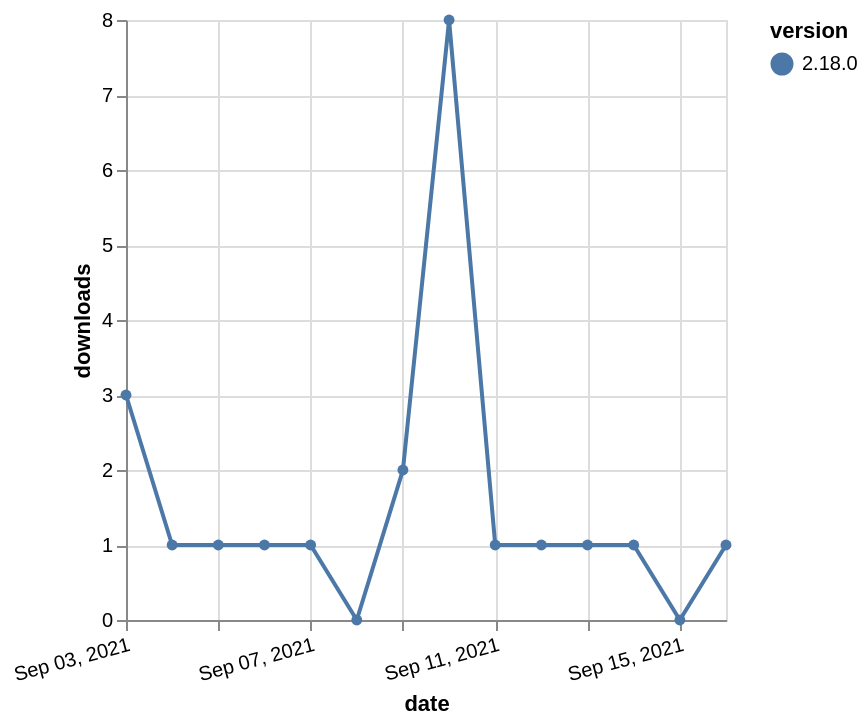

Describe this chart as a Vega-Lite specification.
### Vega-Lite specification from a JSON file in a GitHub repository (floating-point values rounded to 4 significant figures)
{"$schema": "https://vega.github.io/schema/vega-lite/v5.json", "description": "A simple bar chart with embedded data.", "data": {"values": [{"date": "2021-09-03", "total": 628, "delta": 3, "version": "2.18.0"}, {"date": "2021-09-04", "total": 629, "delta": 1, "version": "2.18.0"}, {"date": "2021-09-05", "total": 630, "delta": 1, "version": "2.18.0"}, {"date": "2021-09-06", "total": 631, "delta": 1, "version": "2.18.0"}, {"date": "2021-09-07", "total": 632, "delta": 1, "version": "2.18.0"}, {"date": "2021-09-08", "total": 632, "delta": 0, "version": "2.18.0"}, {"date": "2021-09-09", "total": 634, "delta": 2, "version": "2.18.0"}, {"date": "2021-09-10", "total": 642, "delta": 8, "version": "2.18.0"}, {"date": "2021-09-11", "total": 643, "delta": 1, "version": "2.18.0"}, {"date": "2021-09-12", "total": 644, "delta": 1, "version": "2.18.0"}, {"date": "2021-09-13", "total": 645, "delta": 1, "version": "2.18.0"}, {"date": "2021-09-14", "total": 646, "delta": 1, "version": "2.18.0"}, {"date": "2021-09-15", "total": 646, "delta": 0, "version": "2.18.0"}, {"date": "2021-09-16", "total": 647, "delta": 1, "version": "2.18.0"}]}, "width": "container", "mark": {"type": "line", "point": {"filled": true}}, "encoding": {"x": {"field": "date", "type": "temporal", "timeUnit": "yearmonthdate", "title": "date", "axis": {"labelAngle": -15}}, "y": {"field": "delta", "type": "quantitative", "title": "downloads"}, "color": {"field": "version", "type": "nominal"}, "tooltip": {"field": "delta"}}}
